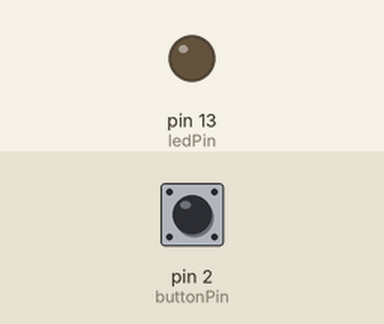
The sketch below on a simulated Arduino Uno, built with avr-gcc and run on an emulated ATmega328P. Shown: output pins drawn as LEDs (lit = HIGH). The test bench sets the inputs (shaded band); at power-on: pin 2 (buttonPin) HIGH.

Above: at 1.2 s.
1.3 s: pin 2 (buttonPin) pulled LOW for 0.15 s
At 1.37 s:
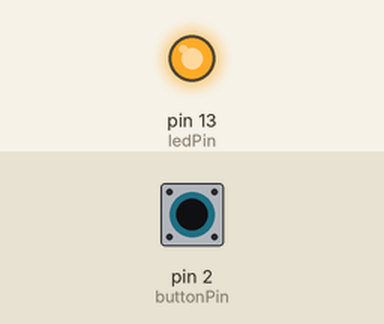
2.9 s: pin 2 (buttonPin) pulled LOW for 3.2 s
At 6.5 s:
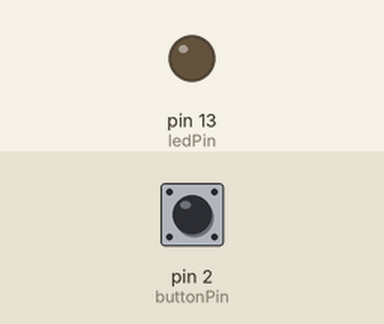
Timing chart, 0 to 8.0 s (numbered marks = the images above; inputs shaded):
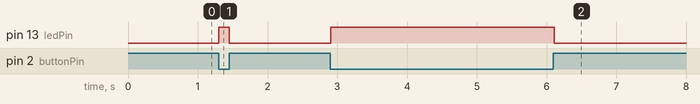

The sketch:

Opgave5_Keyboard_buttonpress.ino
```cpp
const int buttonPin = 2;
const int ledPin = 13;

int buttonState = 0;

void setup() {
  pinMode(ledPin, OUTPUT);
  pinMode(buttonPin, INPUT_PULLUP); // Input pullup reversed the button logic, because the button becomes connected to the 5v while not pressed. So high is the default, and low
  // happens when you press the button. Which is why, I needed to reverse ledPin now, to react to the button being high(unpressed) and low(pressed).
}

void loop() {
  buttonState = digitalRead(buttonPin);

  if (buttonState == HIGH) {
    digitalWrite(ledPin, LOW);
  } else {
    digitalWrite(ledPin, HIGH);
  }
    delay(10);
}
```

Measured:
- after the input at 1.3 s, pin 13 (ledPin): LOW → HIGH at once, → LOW 0.15 s later
- after the input at 2.9 s, pin 13 (ledPin): LOW → HIGH at once, → LOW 3.2 s later
